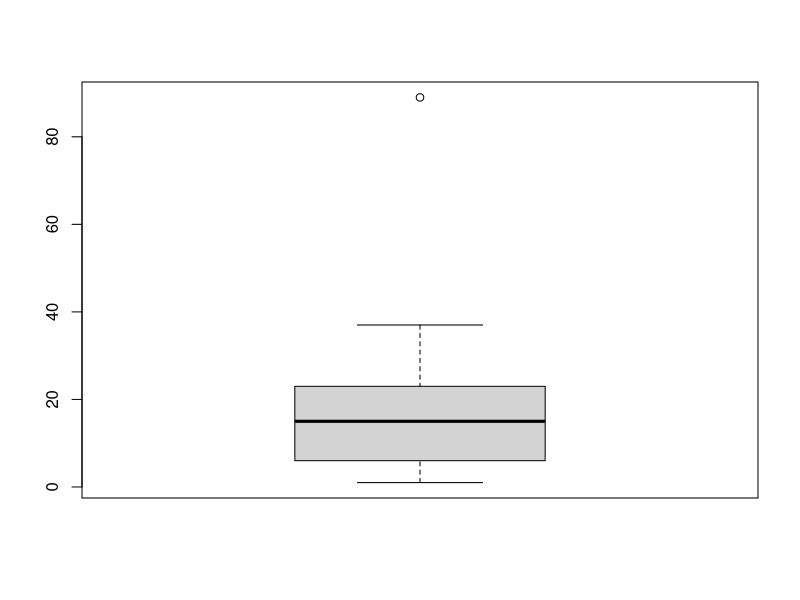

Here is the R script that generated this plot:
numeros <- c (1, 3, 5, 6, 10, 19, 23, 5, 7, 89, 15, 14, 22, 23, 32, 23, 37)
print(summary(numeros))
boxplot(numeros)

### Seguir essa ordem para criar e salvar arquivo de boxplot
# png(file="boxplot.png", width=700, height=700)
# boxplot(numeros)
# dev.off()